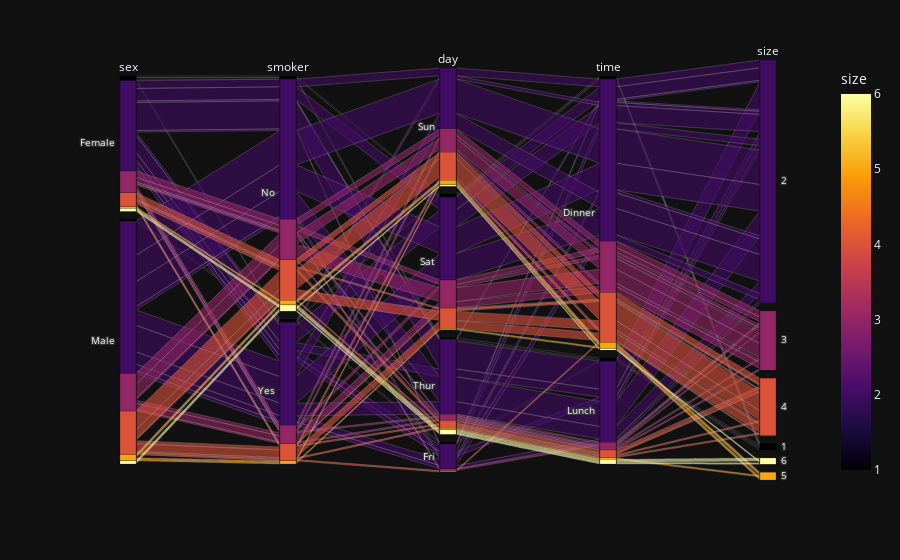

Write notebook code for a chart like this one.
### Code cell
df = px.data.tips()
fig = px.parallel_categories(
    df, color="size", color_continuous_scale=px.colors.sequential.Inferno
)
fig.show()

### Figure 1 — Plotly figure (JSON) as saved in the notebook; plotly's stock layout.template omitted (floating-point values rounded to 4 significant figures; data arrays with more than 128 entries replaced by an {"elided": "..."} marker saying what was removed)
{"data": [{"dimensions": [{"label": "sex", "values": {"elided": "244 str values"}}, {"label": "smoker", "values": {"elided": "244 str values"}}, {"label": "day", "values": {"elided": "244 str values"}}, {"label": "time", "values": {"elided": "244 str values"}}, {"label": "size", "values": {"elided": "244 int values"}}], "domain": {"x": [0.0, 1.0], "y": [0.0, 1.0]}, "line": {"color": {"elided": "244 int values"}, "coloraxis": "coloraxis"}, "name": "", "type": "parcats"}], "layout": {"coloraxis": {"colorbar": {"title": {"text": "size"}}, "colorscale": [[0.0, "#000004"], [0.1111, "#1b0c41"], [0.2222, "#4a0c6b"], [0.3333, "#781c6d"], [0.4444, "#a52c60"], [0.5556, "#cf4446"], [0.6667, "#ed6925"], [0.7778, "#fb9b06"], [0.8889, "#f7d13d"], [1.0, "#fcffa4"]]}, "legend": {"tracegroupgap": 0}, "margin": {"t": 60}}}
